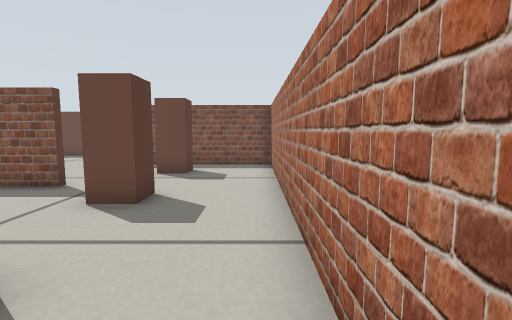
view 1 (above)

24 first-person views from a walk through a Gazebo world. The camera is 0.29 m above the floor, tilts 6° down and sees 85° across. The floor is counted in squares, 0.2 m on a side. Each view is taken from the middle of a square. On the plan, view 1 faces up. The plan holds only what a view shows up to about 14 squares ahead; the rest is blank.

view 2
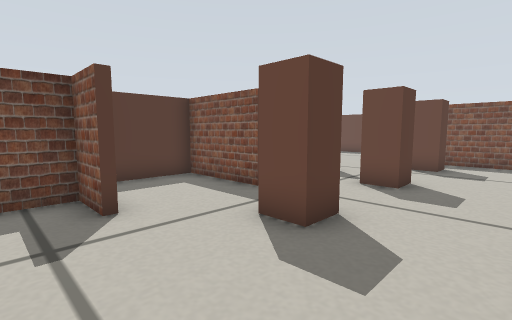

view 3
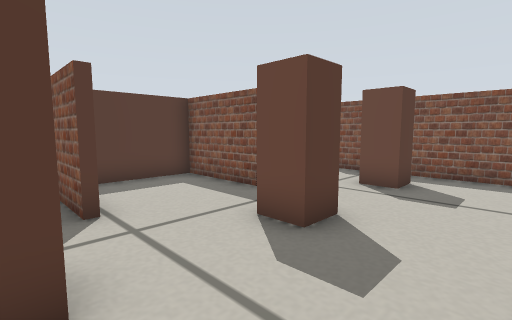

view 4
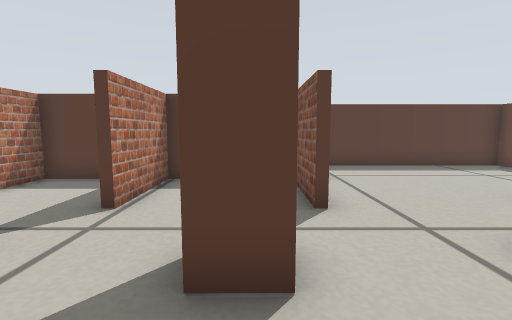

view 5
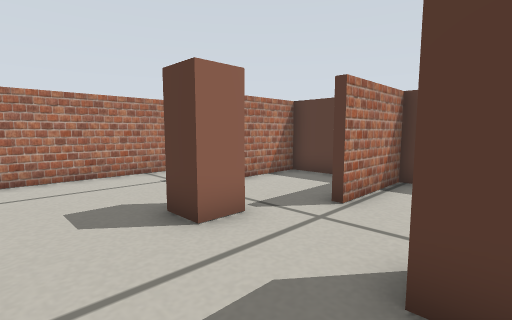

view 6
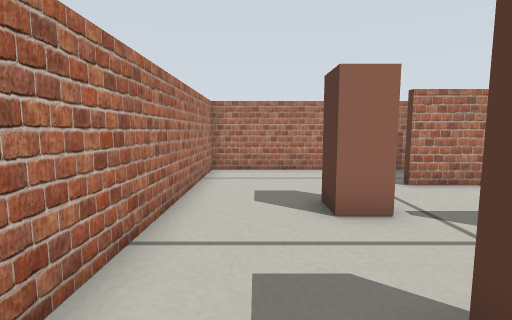

view 7
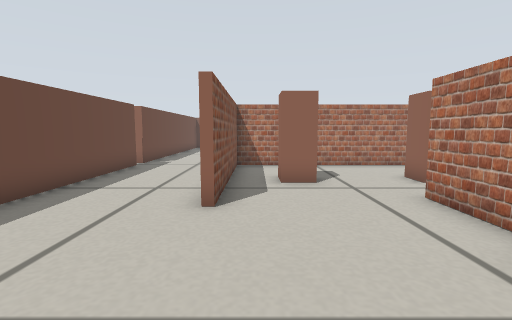

view 8
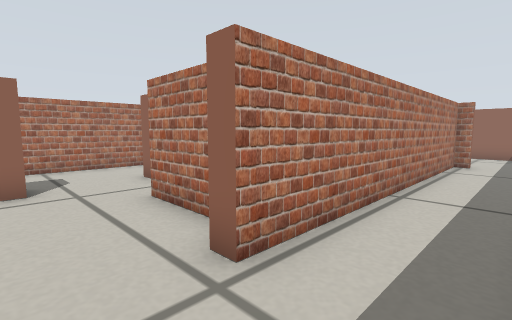

view 9
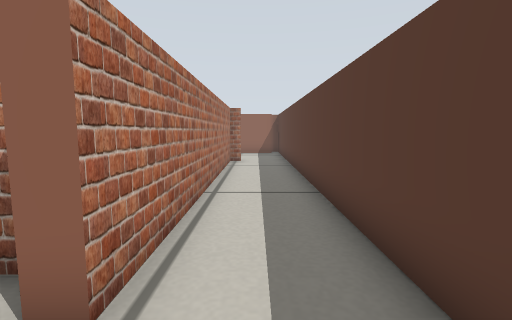

view 10
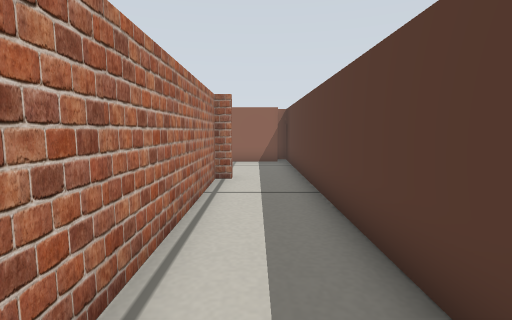

view 11
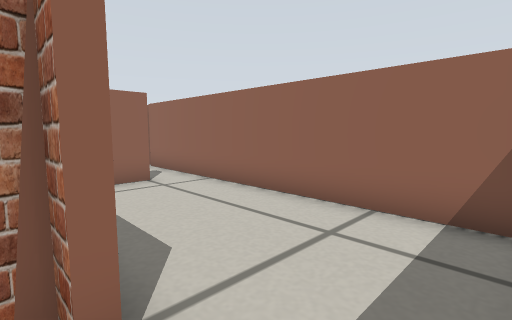

view 12
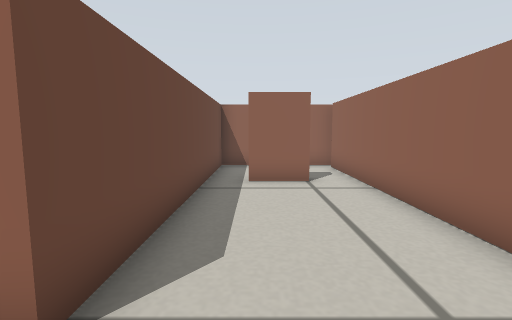

view 13
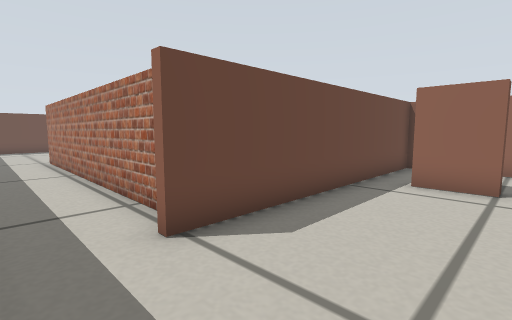

view 14
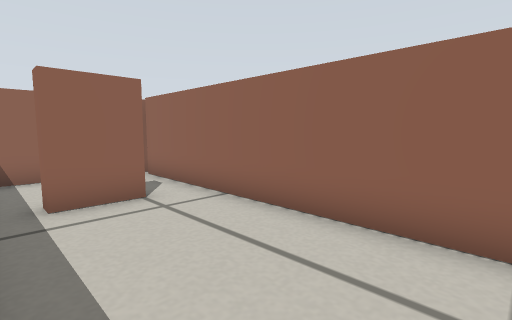

view 15
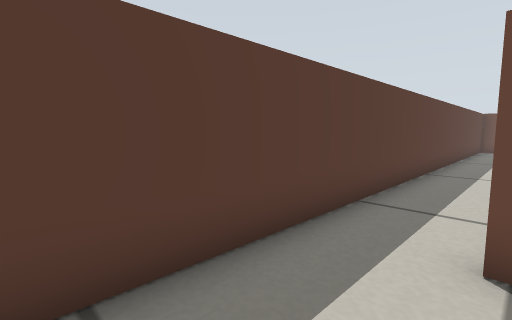

view 16
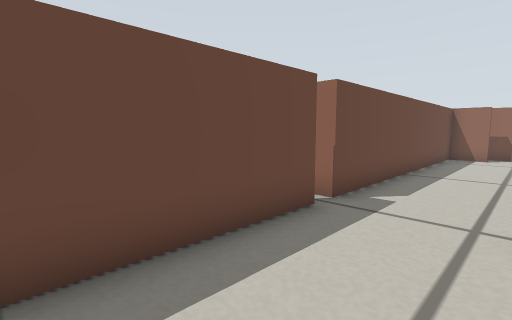

view 17
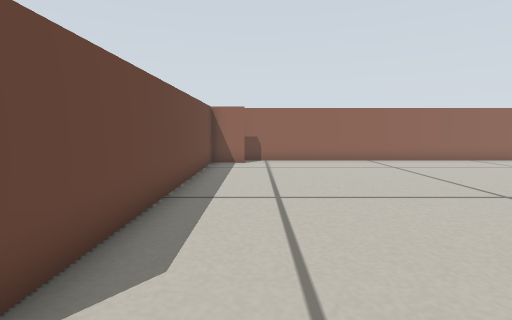

view 18
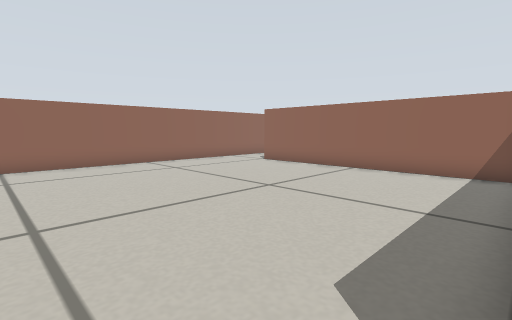

view 19
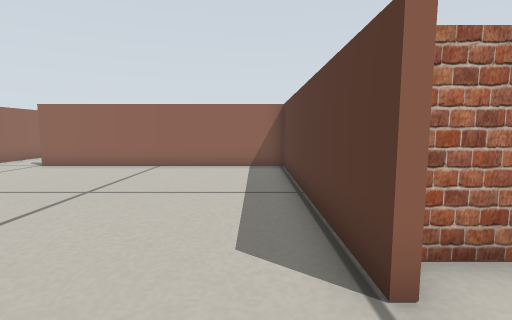

view 20
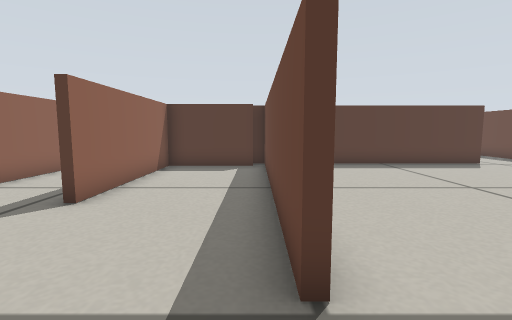

view 21
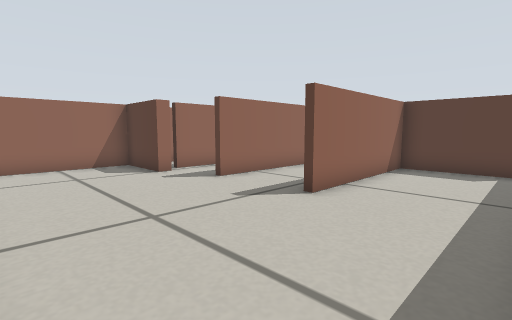

view 22
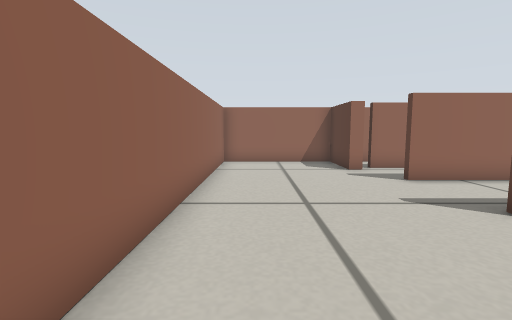

view 23
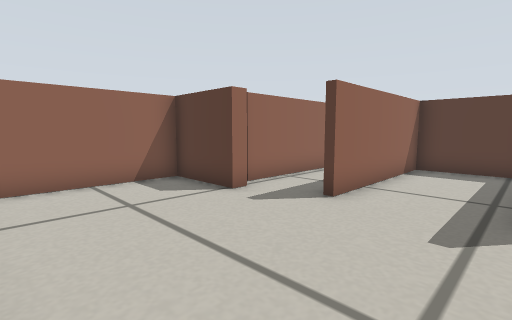

view 24
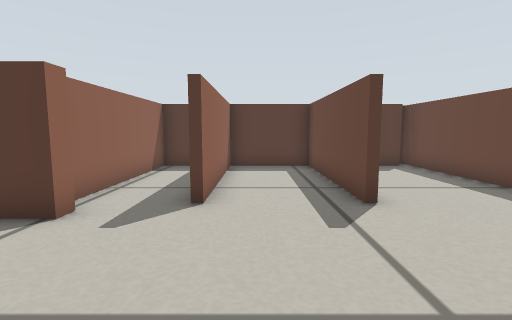

### Floor plan
Ten units are one square. View 1 is at (0, 0); x grows to the right and y downward. Boxes are objects, and circles mark ways between rooms. Rooms are numbered by the first view taken in them; rooms with no view inside come last. Other rooms are left out.
<svg viewBox="-120 -171 260 266">
<path fill="none" stroke="#000" d="M-50 6 -65 6 -65 19M-34 -24 -23 -24 -23 -14 -34 -14M-50 -31 -83 -31 -83 3 -50 3M-66 33 6 33 6 -34M-34 -63 -23 -63 -23 -54 -34 -54M-50 -71 -83 -71 -83 -34 -50 -34M6 -34 6 -76M-33 -103 -23 -103 -23 -93 -33 -93 -33 -103M-76 -73 -50 -73M-88 -81 -82 -81M6 -76 6 -118 -59 -118M-115 -115 -115 -95M-88 33 -88 -81M-25 65 -31 65 -31 48 -25 48M-111 80 2 80M6 82 6 36 -94 36M-115 -95 -115 90M9 -129 9 -29M-9 -120 2 -120M8 -160 -58 -160M8 -36 109 -36M125 -145 125 -160 14 -160 14 -166M135 -34 135 -146M-108 -160 -115 -160 -115 -115M109 -34 9 -34M135 6 135 -34M16 -30 16 6 76 6M76 8 16 8 16 40 76 40M135 35 135 6M80 63 85 63 85 90 135 90 135 35M16 56 16 68 76 68"/>
<circle cx="-25" cy="-30" r="3" fill="#2a7"/>
<circle cx="-25" cy="-70" r="3" fill="#2a7"/>
<circle cx="-105" cy="-90" r="3" fill="#2a7"/>
<circle cx="-85" cy="-120" r="3" fill="#2a7"/>
<circle cx="120" cy="-30" r="3" fill="#2a7"/>
<circle cx="105" cy="10" r="3" fill="#2a7"/>
<circle cx="105" cy="40" r="3" fill="#2a7"/>
<text x="-30" y="0">1</text>
<text x="-30" y="-50">2</text>
<text x="-50" y="-100">3</text>
<text x="-70" y="40">4</text>
<text x="40" y="-110">5</text>
<text x="80" y="-10">6</text>
<text x="80" y="20">7</text>
<text x="90" y="60">8</text>
</svg>
Room 1 opens to room 2. Room 2 opens to room 3. Room 3 opens to room 4. Room 3 opens to room 5. Room 5 opens to room 6. Room 6 opens to room 7. Room 7 opens to room 8.

Where each view was taken, in squares from view 1:
view 1: 0 up, 0 right, facing up
view 2: 2 down, 0 right, facing up-left
view 3: 2 up, 0 right, facing up-left
view 4: 6 up, 0 right, facing left
view 5: 6 up, 0 right, facing down-left
view 6: 7 up, 1 left, facing down
view 7: 11 up, 11 left, facing right
view 8: 10 up, 11 left, facing down-right
view 9: 10 up, 10 left, facing down
view 10: 5 up, 10 left, facing down
view 11: 3 down, 11 left, facing down-right
view 12: 5 down, 11 left, facing right
view 13: 7 down, 11 left, facing up-right
view 14: 4 down, 9 left, facing down-right
view 15: 7 down, 9 left, facing up-left
view 16: 13 up, 4 left, facing up-right
view 17: 14 up, 0 right, facing right
view 18: 14 up, 1 right, facing down-right
view 19: 15 up, 2 right, facing down
view 20: 3 up, 13 right, facing left
view 21: 3 up, 13 right, facing down-left
view 22: 4 up, 12 right, facing down
view 23: 1 down, 13 right, facing down-left
view 24: 3 down, 13 right, facing left
